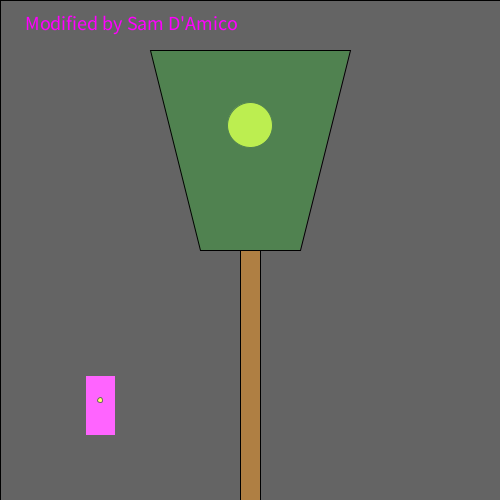
Frame 1 (no input)
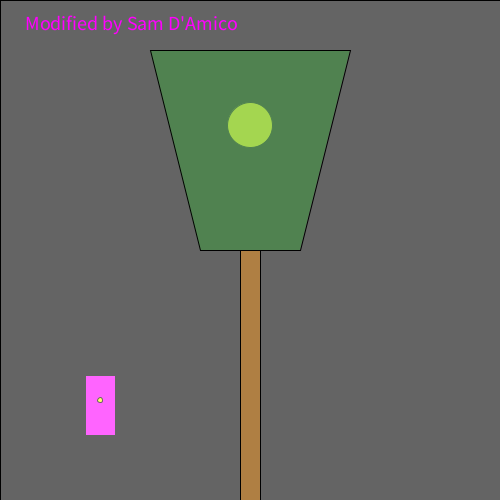
Frame 60 (the mouse pressed at the canvas centre just before this capture)
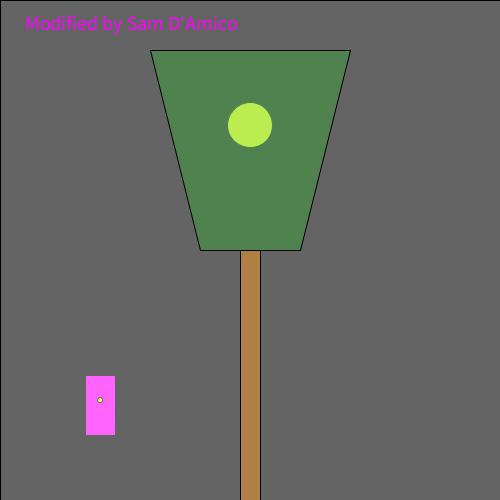
Frame 120 (the mouse held since frame 60 and released just before this capture)

The Processing sketch that drew these frames (run headless with seeded random() and noise(); from frame 60 on, the mouse is pressed at the canvas centre):

// Processing sketch: processing_160192
// ── processing_160192.pde

/*
  Norm Krumpe
  September 22, 2012
  Models a light that is triggered by motion (in this case, motion
  of the mouse).  The light also has a timer.  So, motion turns on the
  light, but a certain amount of time passing with no motion will
  cause the light to turn off again.
*/

// How close you need to get to the
// light sensor in order to turn on
// the light.  Higher values make it
// easier to trigger the light.  Distance
// is measured in pixels.
final int TRIGGER_DISTANCE = 50;

// The location of the sensor:
final int SWITCH_CENTER_X = 100;
final int SWITCH_CENTER_Y = 400;

// seconds until light shuts off automatically when there is no motion
final float SECONDS_UNTIL_AUTO_SHUTOFF = 10; 

// Light will initially be on because of this next value.
// Want the light off initially?  
// Set this to something less than SECONDS_UNTIL_AUTO_SHUTOFF
float timeOfLastTrigger = 0; 
boolean revealTriggerRegion = false;

// Just choose a window size
void setup() {
  size(500, 500);
}

// Each time the mouse moves, check to see
// if it triggered the motion sensor
void mouseMoved() {
  if (motionSensorWasTriggered()) {
    timeOfLastTrigger = millis()/1000.0;
  }
}

// When a key is pressed, toggle the "cheat" that
// reveals the motion sensor's trigger region.
void keyPressed() {
  revealTriggerRegion = !revealTriggerRegion;
}

// Draw the various parts of the scene
void draw() {
  background(0);

  drawLightSwitch();
  drawLamp();  
  drawTriggerRegion();
  drawText();
}

// Draws all components of the lamp
void drawLamp() {
  drawLight();
  fill(0, 255, 0, 50);
  quad(350, 50, 150, 50, 200, 250, 300, 250);
  fill(175, 127, 67);
  rect(240, 250, 20, 250);
}

// How the light gets drawn depends on whether
// the lightbulb is lit.
void drawLight() {

  if (secondsSinceLastTrigger() < SECONDS_UNTIL_AUTO_SHUTOFF) {
    // If the light is on:
    int strength = (int)random(156, 256);
    fill(strength, strength, 0);
    ellipse(250, 125, 45, 45);
    fill(255, 100);
    rect(0, 0, width, height);
  }

  else {
    // Light is off:
    fill(10, 10, 0);
    ellipse(250, 125, 45, 45);
  }
}

// Draw the light switch/sensor
void drawLightSwitch() {
  fill(255, 0, 255);
  rect(SWITCH_CENTER_X - 15, SWITCH_CENTER_Y - 25, 30, 60);
  fill(255, 255, 0);
  ellipse(SWITCH_CENTER_X, SWITCH_CENTER_Y, 5, 5);
}

// Return true if the mouse triggered the sensor
boolean motionSensorWasTriggered() {
  return distanceFromLightSwitch() < TRIGGER_DISTANCE;
}

// Compute the distance between the mouse and the sensor
float distanceFromLightSwitch() {  
  return dist(mouseX, mouseY, SWITCH_CENTER_X, SWITCH_CENTER_Y);
}

// Determine how long it has been since the motion sensor
// was last turned on.
float secondsSinceLastTrigger() {
  return millis()/1000.0 - timeOfLastTrigger;
}

// Show a "cheat" region so that you know where the mouse
// needs to go in order to trigger the light sensor
void drawTriggerRegion() {
  if (revealTriggerRegion) {
    fill(255, 25);
    ellipse(SWITCH_CENTER_X, SWITCH_CENTER_Y, 
    TRIGGER_DISTANCE * 2, TRIGGER_DISTANCE * 2);
  }
}
void drawText() {
textSize(20);
fill(255, 0, 255);
text("Modified by Sam D'Amico", 25, 30);
}
